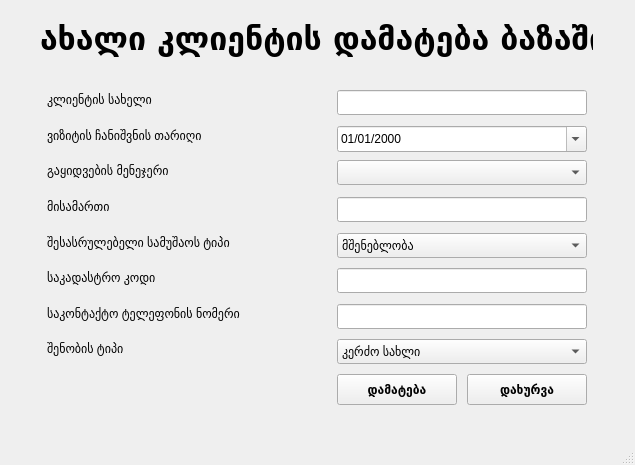
<?xml version="1.0" encoding="UTF-8"?>
<ui version="4.0">
 <class>MainWindow</class>
 <widget class="QMainWindow" name="MainWindow">
  <property name="geometry">
   <rect>
    <x>0</x>
    <y>0</y>
    <width>635</width>
    <height>465</height>
   </rect>
  </property>
  <property name="windowTitle">
   <string>MainWindow</string>
  </property>
  <widget class="QWidget" name="centralwidget">
   <widget class="QLabel" name="client_label">
    <property name="geometry">
     <rect>
      <x>47</x>
      <y>90</y>
      <width>131</width>
      <height>18</height>
     </rect>
    </property>
    <property name="text">
     <string>კლიენტის სახელი</string>
    </property>
   </widget>
   <widget class="QLabel" name="visit_date_label">
    <property name="geometry">
     <rect>
      <x>47</x>
      <y>126</y>
      <width>192</width>
      <height>18</height>
     </rect>
    </property>
    <property name="text">
     <string>ვიზიტის ჩანიშვნის თარიღი</string>
    </property>
   </widget>
   <widget class="QLabel" name="sales_manager_label">
    <property name="geometry">
     <rect>
      <x>47</x>
      <y>161</y>
      <width>152</width>
      <height>18</height>
     </rect>
    </property>
    <property name="text">
     <string>გაყიდვების მენეჯერი</string>
    </property>
   </widget>
   <widget class="QLabel" name="address_label">
    <property name="geometry">
     <rect>
      <x>47</x>
      <y>197</y>
      <width>79</width>
      <height>18</height>
     </rect>
    </property>
    <property name="text">
     <string>მისამართი</string>
    </property>
   </widget>
   <widget class="QLabel" name="work_type_label">
    <property name="geometry">
     <rect>
      <x>47</x>
      <y>233</y>
      <width>227</width>
      <height>18</height>
     </rect>
    </property>
    <property name="text">
     <string>შესასრულებელი სამუშაოს ტიპი</string>
    </property>
   </widget>
   <widget class="QLabel" name="code_label">
    <property name="geometry">
     <rect>
      <x>47</x>
      <y>268</y>
      <width>135</width>
      <height>18</height>
     </rect>
    </property>
    <property name="text">
     <string>საკადასტრო კოდი</string>
    </property>
   </widget>
   <widget class="QLabel" name="phone_label">
    <property name="geometry">
     <rect>
      <x>47</x>
      <y>304</y>
      <width>240</width>
      <height>18</height>
     </rect>
    </property>
    <property name="text">
     <string>საკონტაქტო ტელეფონის ნომერი</string>
    </property>
   </widget>
   <widget class="QLabel" name="building_label">
    <property name="geometry">
     <rect>
      <x>47</x>
      <y>339</y>
      <width>95</width>
      <height>18</height>
     </rect>
    </property>
    <property name="text">
     <string>შენობის ტიპი</string>
    </property>
   </widget>
   <widget class="QLineEdit" name="client_name">
    <property name="geometry">
     <rect>
      <x>337</x>
      <y>90</y>
      <width>250</width>
      <height>25</height>
     </rect>
    </property>
   </widget>
   <widget class="QLineEdit" name="address">
    <property name="geometry">
     <rect>
      <x>337</x>
      <y>197</y>
      <width>250</width>
      <height>25</height>
     </rect>
    </property>
   </widget>
   <widget class="QLineEdit" name="code">
    <property name="geometry">
     <rect>
      <x>337</x>
      <y>268</y>
      <width>250</width>
      <height>25</height>
     </rect>
    </property>
   </widget>
   <widget class="QLineEdit" name="phone">
    <property name="geometry">
     <rect>
      <x>337</x>
      <y>304</y>
      <width>250</width>
      <height>25</height>
     </rect>
    </property>
   </widget>
   <widget class="QDateEdit" name="visit_date">
    <property name="geometry">
     <rect>
      <x>337</x>
      <y>126</y>
      <width>250</width>
      <height>26</height>
     </rect>
    </property>
    <property name="displayFormat">
     <string>dd/MM/yyyy</string>
    </property>
    <property name="calendarPopup">
     <bool>true</bool>
    </property>
   </widget>
   <widget class="QComboBox" name="sales_manager">
    <property name="geometry">
     <rect>
      <x>337</x>
      <y>160</y>
      <width>250</width>
      <height>25</height>
     </rect>
    </property>
   </widget>
   <widget class="QComboBox" name="work_type">
    <property name="geometry">
     <rect>
      <x>337</x>
      <y>233</y>
      <width>250</width>
      <height>25</height>
     </rect>
    </property>
    <item>
     <property name="text">
      <string>მშენებლობა</string>
     </property>
    </item>
    <item>
     <property name="text">
      <string>რემონტი</string>
     </property>
    </item>
   </widget>
   <widget class="QComboBox" name="building_type">
    <property name="geometry">
     <rect>
      <x>337</x>
      <y>339</y>
      <width>250</width>
      <height>25</height>
     </rect>
    </property>
    <item>
     <property name="text">
      <string>კერძო სახლი</string>
     </property>
    </item>
    <item>
     <property name="text">
      <string>კორპუსი</string>
     </property>
    </item>
   </widget>
   <widget class="QPushButton" name="add_client">
    <property name="geometry">
     <rect>
      <x>337</x>
      <y>374</y>
      <width>120</width>
      <height>31</height>
     </rect>
    </property>
    <property name="font">
     <font>
      <family>Ubuntu Condensed</family>
      <weight>75</weight>
      <bold>true</bold>
     </font>
    </property>
    <property name="text">
     <string>დამატება</string>
    </property>
   </widget>
   <widget class="QLabel" name="label">
    <property name="geometry">
     <rect>
      <x>40</x>
      <y>20</y>
      <width>553</width>
      <height>38</height>
     </rect>
    </property>
    <property name="font">
     <font>
      <family>Ubuntu Condensed</family>
      <pointsize>24</pointsize>
      <weight>75</weight>
      <bold>true</bold>
     </font>
    </property>
    <property name="text">
     <string>ახალი კლიენტის დამატება ბაზაში</string>
    </property>
   </widget>
   <widget class="QPushButton" name="close_button">
    <property name="geometry">
     <rect>
      <x>467</x>
      <y>374</y>
      <width>120</width>
      <height>31</height>
     </rect>
    </property>
    <property name="font">
     <font>
      <family>Ubuntu Condensed</family>
      <weight>75</weight>
      <bold>true</bold>
     </font>
    </property>
    <property name="text">
     <string>დახურვა</string>
    </property>
   </widget>
  </widget>
  <widget class="QMenuBar" name="menubar">
   <property name="geometry">
    <rect>
     <x>0</x>
     <y>0</y>
     <width>635</width>
     <height>21</height>
    </rect>
   </property>
  </widget>
  <widget class="QStatusBar" name="statusbar"/>
 </widget>
 <tabstops>
  <tabstop>client_name</tabstop>
  <tabstop>visit_date</tabstop>
  <tabstop>sales_manager</tabstop>
  <tabstop>address</tabstop>
  <tabstop>work_type</tabstop>
  <tabstop>code</tabstop>
  <tabstop>phone</tabstop>
  <tabstop>building_type</tabstop>
  <tabstop>add_client</tabstop>
 </tabstops>
 <resources/>
 <connections/>
</ui>
